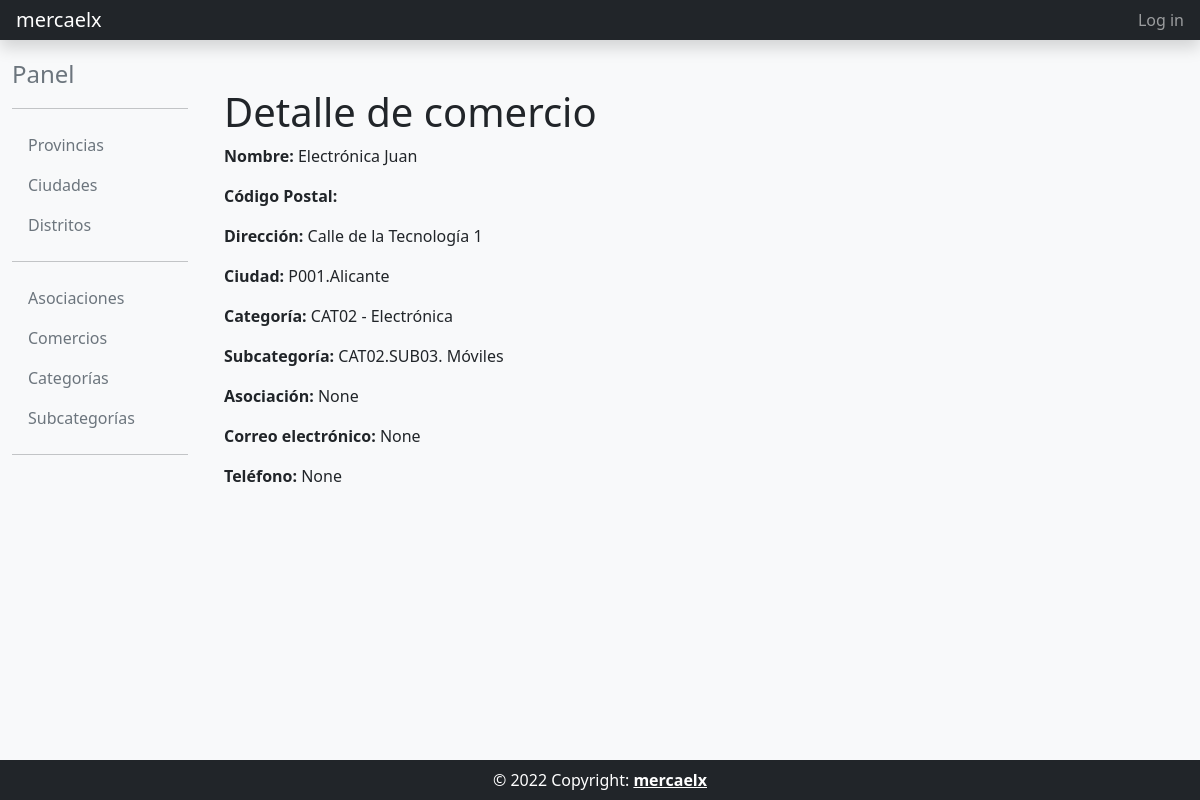
The page /comercio_detail/3/ on the database as committed earlier.
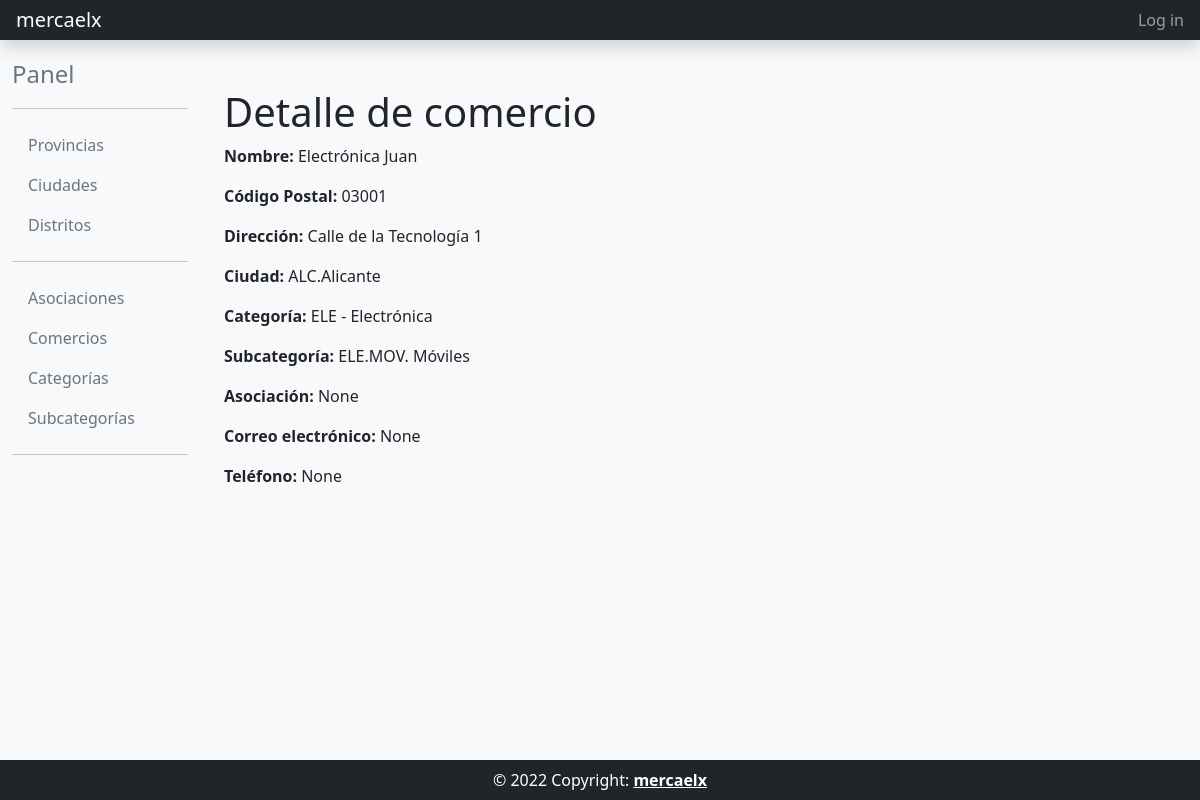
The same page on the database as committed later.
### directorio_comercios/models.py (models this page shows, shortened)
class Comercio(models.Model):
    nombre = models.CharField(max_length=256, unique=True)
    codigo_postal = models.CharField(max_length=5)
    direccion = models.TextField()
    ciudad = models.ForeignKey('core.Ciudad', on_delete=models.PROTECT)
    categoria = models.ForeignKey(Categoria, on_delete=models.PROTECT)
    subcategoria = models.ForeignKey(Subcategoria, on_delete=models.PROTECT, blank=True, null=True)
    asociacion = models.ForeignKey(Asociacion, on_delete=models.PROTECT, blank=True, null=True)
    correo_electronico = models.EmailField(blank=True, null=True)
    telefono = models.CharField(max_length=15, blank=True, null=True,
        validators=[RegexValidator(regex=r'^\+?\d{9,15}$')]# Expresion regular para validar el teléfono copilot
    )
    class Meta:
        unique_together = ('ciudad', 'nombre')
        verbose_name = 'Comercio'
        verbose_name_plural = 'Comercios'
        ordering = ['ciudad__codigo', 'nombre']

class Categoria(models.Model):
    codigo = models.CharField(max_length=10)
    nombre = models.CharField(max_length=256, unique=True)
    def __str__(self):
        return f"{self.codigo} - {self.nombre}"

class Subcategoria(models.Model):
    codigo = models.CharField(max_length=10)
    nombre = models.CharField(max_length=256)
    categoria = models.ForeignKey(Categoria, on_delete=models.PROTECT)
    def __str__(self):
        return f"{self.categoria.codigo}.{self.codigo}. {self.nombre}"
    class Meta:
        unique_together = ('categoria', 'nombre')
        verbose_name = 'Subcategoría'
        verbose_name_plural = 'Subcategorías'
        ordering = ['codigo']

### core/models.py (models this page shows, shortened)
class Ciudad(models.Model):
    codigo = models.CharField(max_length=10, unique=True)
    nombre = models.CharField(max_length=256, unique=True)
    provincia = models.ForeignKey(Provincia, on_delete=models.PROTECT)
    def __str__(self):
        return f"{self.provincia.codigo}.{self.nombre[:100]}"
    class Meta:
        verbose_name = 'Ciudad'
        verbose_name_plural = 'Ciudades'
        ordering = ['nombre']

class Provincia(models.Model):
    codigo = models.CharField(max_length=10, unique=True)
    nombre = models.CharField(max_length=255, unique=True)
    class Meta:
        verbose_name = 'Provincia' # Nombre en singular
        verbose_name_plural = 'Provincias' # Nombre en plural
        ordering = ['nombre'] # Ordenar por nombre

### directorio_comercios/views.py (the view)
# urls.py: path('comercio_detail/<int:pk>/', comercios_views.ComercioDetailView.as_view(), name='comercio_detail'),
class ComercioDetailView(DetailView):
    model = Comercio
    template_name = 'directorio_comercios/comercio_detail.html'

### templates/directorio_comercios/comercio_detail.html
{% extends "common/base_intranet.html" %}
{% block main_content %}
<h1>Detalle de comercio</h1>
<p><strong>Nombre:</strong> {{ object.nombre }}</p>
<p><strong>Código Postal:</strong> {{ object.codigo_postal }}</p>
<p><strong>Dirección:</strong> {{ object.direccion }}</p>
<p><strong>Ciudad:</strong> {{ object.ciudad }}</p>
<p><strong>Categoría:</strong> {{ object.categoria }}</p>
<p><strong>Subcategoría:</strong> {{ object.subcategoria }}</p>
<p><strong>Asociación:</strong> {{ object.asociacion }}</p>
<p><strong>Correo electrónico:</strong> {{ object.correo_electronico }}</p>
<p><strong>Teléfono:</strong> {{ object.telefono }}</p>
{% endblock main_content %}

Rows that differ between the two databases and show on the page:
changed Comercio "Electrónica Juan": codigo_postal (not shown) → "03001"; ciudad "P001.Alicante" → "ALC.Alicante"; categoria "CAT02 - Electrónica" → "ELE - Electrónica"; subcategoria "CAT02.SUB03. Móviles" → "ELE.MOV. Móviles"
